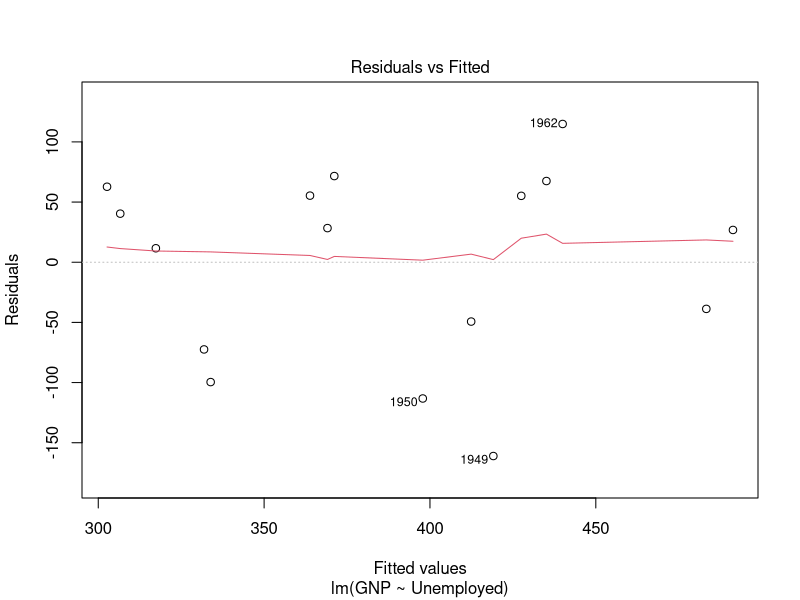
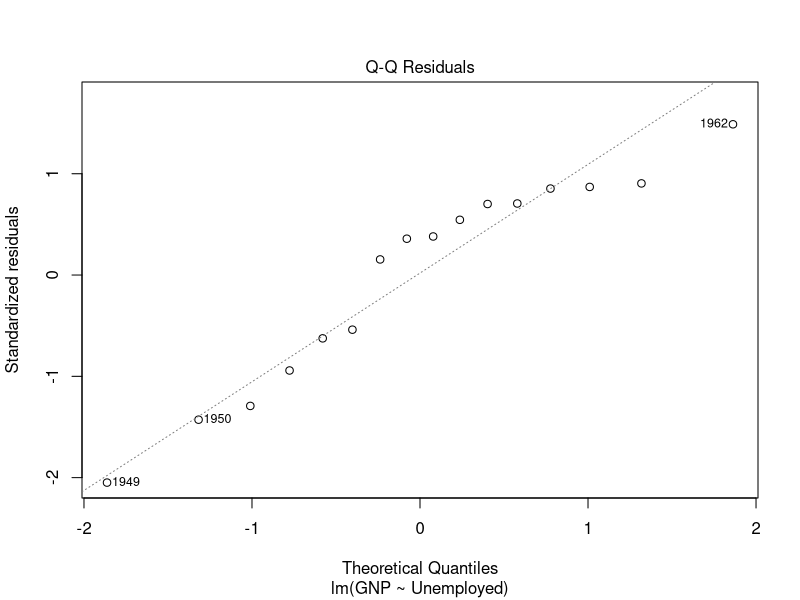

Generate these figures, in order, with R:
#!/usr/bin/env RScript

# https://www.youtube.com/watch?v=66z_MRwtFJM

summary(longley)

library(ggplot2)
data <- longley # response variable (y value) -> GNP, unemployed (x value) is a function of GNP

data_plot <- ggplot(data, mapping = aes(x = Unemployed, y = GNP)) + geom_point()

#ggsave("graph_one.pdf")

longley_lm <- lm(GNP ~ Unemployed, data = data)
#summary(longley_lm)

#anova(longley_lm)

new_data_frame <- data.frame(Unemployed = c(187, 200, 308))
longley_precictions <- predict(longley_lm, newdata = new_data_frame)

longley_predictions_CI <- predict(longley_lm, newdata = new_data_frame, interval = "confidence", level = 0.95)

longley_predictions_PI <- predict(longley_lm, newdata = new_data_frame, interval = "prediction", level = 0.95)

longley_CI_df <- data.frame(new_data_frame, longley_predictions_CI)
longley_PI_df <- data.frame(new_data_frame, longley_predictions_PI)

print(longley_CI_df)
print(longley_PI_df)

plot(longley_lm, which = c(1, 2))
